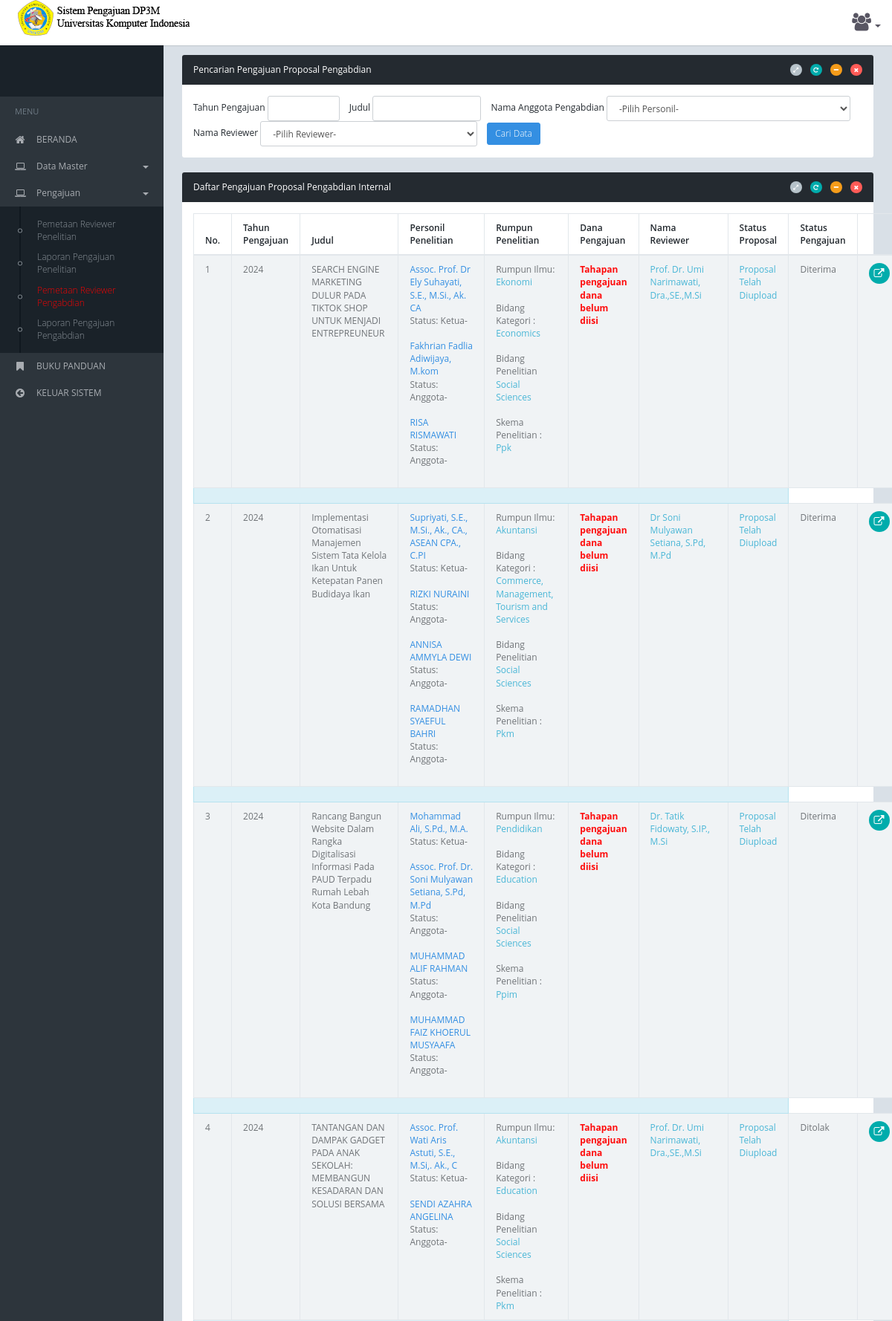
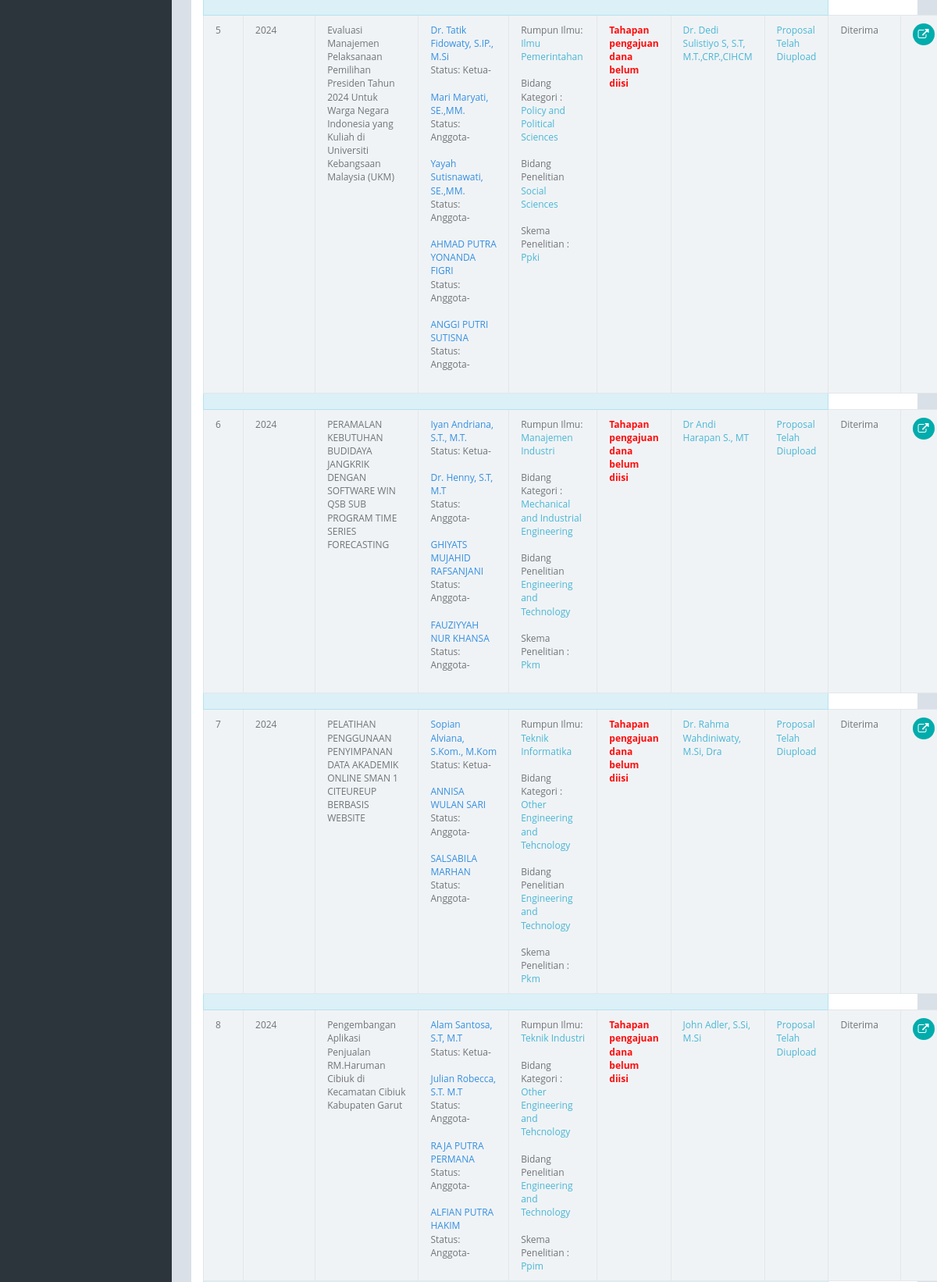
Page /view.php?menu=pengajuan&act=daftar_pengajuan_pengabdian (signed in, upper part) on the committed database (2 pictures, top to bottom).
### tables this page shows
CREATE TABLE `pengajuan_pengabdian` (
  `idx_pengabdian` bigint(20) NOT NULL AUTO_INCREMENT,
  `judul_pengabdian` varchar(300) DEFAULT NULL,
  `dekripsi_pengabdian` text DEFAULT NULL,
  `id_ref_kelompok_bidang` varchar(50) DEFAULT NULL,
  `id_ref_kategori_bidang` varchar(50) DEFAULT NULL,
  `id_ref_bidang_penelitian` varchar(50) DEFAULT NULL,
  `nip_pengisi` varchar(50) DEFAULT NULL,
  `nama_pengisi` varchar(100) DEFAULT NULL,
  `email_pengisi` varchar(50) DEFAULT NULL,
  `tahun_pengajuan` varchar(10) DEFAULT NULL,
  `semester_pengajuan` varchar(10) DEFAULT NULL,
  `status_pengajuan` enum('diperiksa','diterima','ditolak') DEFAULT NULL,
  `dokumen_proposal` varchar(50) DEFAULT NULL,
  `skema` varchar(50) DEFAULT NULL,
  `mitra` varchar(250) DEFAULT NULL,
  `tingkat_penyelenggaraan` varchar(50) DEFAULT NULL,
  `tempat_pelaksanaan` varchar(200) DEFAULT NULL,
  `luaran` varchar(200) DEFAULT NULL,
  `tgl_awal_pelaksanaan` date DEFAULT NULL,
  `tgl_akhir_pelaksanaan` date DEFAULT NULL,
  `nama_mitra` varchar(250) DEFAULT NULL,
  `alamat_mitra` text DEFAULT NULL,
  `penanggung_jawab` varchar(400) DEFAULT NULL,
  `id_ref_sumber_dana` varchar(40) DEFAULT NULL,
  `nilai_keseluruhan_proposal` varchar(5) DEFAULT NULL,
  `tgl_insert` datetime DEFAULT NULL,
  `tgl_update` datetime DEFAULT NULL,
  `nip_reviewer` varchar(50) DEFAULT NULL,
  `nip_pengisi_reviewer` varchar(30) DEFAULT NULL,
  `catatan_reviewer` text DEFAULT NULL,
  `validasi_proposal_pengguna` enum('y') DEFAULT NULL,
  `tgl_validasi_proposal_pengguna` datetime DEFAULT NULL,
  `dokumen_lembar_pengesahan` varchar(50) DEFAULT NULL,
  `dokumen_lembar_mitra` varchar(50) DEFAULT NULL,
  `dokumen_laporan_kemajuan` varchar(50) DEFAULT NULL,
  `tgl_upload_dokumen_laporan_kemajuan` datetime DEFAULT NULL,
  `nilai_laporan_kemajuan` varchar(5) DEFAULT NULL,
  `catatan_reviewer_kemajuan` text DEFAULT NULL,
  PRIMARY KEY (`idx_pengabdian`) USING BTREE,
  KEY `dokumen_proposal` (`dokumen_proposal`) USING BTREE
);

CREATE TABLE `pengajuan_anggota_pengabdian` (
  `idx_anggota_pengabdian` bigint(20) NOT NULL AUTO_INCREMENT,
  `nip_anggota` varchar(50) DEFAULT NULL,
  `nama_peneliti` varchar(50) DEFAULT NULL,
  `status_peneliti` varchar(50) DEFAULT NULL,
  `keterangan` varchar(50) DEFAULT NULL,
  `prodi_dosen_luar` varchar(50) DEFAULT NULL,
  `universitas_dosen_luar` varchar(50) DEFAULT NULL,
  `idx_pengabdian` bigint(20) DEFAULT NULL,
  `tgl_insert` datetime DEFAULT NULL,
  `tgl_update` datetime DEFAULT NULL,
  `nip_pengisi` varchar(50) DEFAULT NULL,
  PRIMARY KEY (`idx_anggota_pengabdian`) USING BTREE
);

CREATE TABLE `ref_kelompok_bidang` (
  `id` smallint(5) unsigned NOT NULL AUTO_INCREMENT,
  `nama` varchar(255) NOT NULL,
  `uuid` varchar(255) DEFAULT NULL,
  PRIMARY KEY (`id`) USING BTREE,
  UNIQUE KEY `UniqId` (`uuid`) USING BTREE
);

CREATE TABLE `ref_bidang_penelitian_simlitabmas` (
  `kode_bidang_penelitian_simlitabmas` smallint(6) NOT NULL,
  `nama` varchar(255) DEFAULT NULL,
  `kode_alt` varchar(6) DEFAULT NULL,
  `kode_kategori_bidang_penelitian_simlitabmas` tinyint(4) DEFAULT NULL,
  PRIMARY KEY (`kode_bidang_penelitian_simlitabmas`) USING BTREE
);

CREATE TABLE `ref_kategori_bidang_penelitian_simlitabmas` (
  `kode_kategori_bidang_penelitian_simlitabmas` tinyint(4) NOT NULL AUTO_INCREMENT,
  `nama` varchar(255) DEFAULT NULL,
  PRIMARY KEY (`kode_kategori_bidang_penelitian_simlitabmas`) USING BTREE
);

CREATE TABLE `reviewer` (
  `nip_reviewer` varchar(50) NOT NULL,
  `nama_reviewer` varchar(50) DEFAULT NULL,
  `status` varchar(50) DEFAULT NULL,
  `login_terakhir` datetime DEFAULT NULL,
  `random_id` bigint(20) DEFAULT NULL,
  PRIMARY KEY (`nip_reviewer`) USING BTREE
);

### module/pengajuan/frm_tampil_pengajuan_pengabdian.php (the view, shortened to what the rows shown need)
<div class="row">
    <div class="col-md-12">
<div class="row">
    <div class="col-12">
        <div class="panel panel-inverse">
            <div class="panel-body">
                <table id="example" class="table table-striped table-bordered">
                    <thead>
                       <tr><th width="5%">No.</th><th width="10%">Tahun Pengajuan</th><th width="20%">Judul</th><th>Personil Penelitian</th><th>Rumpun Penelitian</th><th>Dana Pengajuan</th><th>Nama Reviewer</th><th>Status Proposal</th><th>Status Pengajuan</th><th>&nbsp;</th></tr>
                    </thead>
                    <tbody>
                       <?php
                     $sql_data_master=mysqli_query($server1,"SELECT
                                              a.idx_pengabdian,
                                              a.judul_pengabdian,
                                              a.dekripsi_pengabdian,
                                              a.id_ref_kelompok_bidang,
                                              a.id_ref_kategori_bidang,
                                              a.id_ref_bidang_penelitian,
                                              a.nip_pengisi,
                                              a.nama_pengisi,
                                              a.email_pengisi,
                                              a.tahun_pengajuan,
                                              a.semester_pengajuan,
                                              a.status_pengajuan,
                                              a.dokumen_proposal,
                                              a.tgl_insert,
                                              a.tgl_update,
                                              a.nip_reviewer,
                                              a.skema,
                                              a.nip_pengisi_reviewer,
                                              b.nama AS nama_rumpun_ilmu,
                                              c.nama AS nama_kategori_penelitian,
                                              d.nama AS nama_bidang_penelitian,
                                              reviewer.nama_reviewer
                                              FROM
                                              pengajuan_pengabdian AS a
                                              INNER JOIN ref_kelompok_bidang AS b
                                              INNER JOIN ref_bidang_penelitian_simlitabmas AS c
                                              INNER JOIN ref_kategori_bidang_penelitian_simlitabmas AS d ON a.id_ref_kelompok_bidang = b.id AND a.id_ref_bidang_penelitian = c.kode_bidang_penelitian_simlitabmas AND a.id_ref_kategori_bidang = d.kode_kategori_bidang_penelitian_simlitabmas
                                              LEFT JOIN reviewer ON reviewer.nip_reviewer = a.nip_reviewer
                                              WHERE tahun_pengajuan= YEAR(CURDATE())
                                                                   ");
                     $no=1;
                     while($r=mysqli_fetch_array($sql_data_master))
                     {
                        $idx_enc=my_simple_crypt($r['idx_pengabdian'], 'e' );
                        ?>
                        <tr id=tr<?php echo $idx_enc;?>>
                            <td><?php echo $no;?></td>
                            <td><?php echo $r['tahun_pengajuan'];?></td>
                            <td><?php echo $r['judul_pengabdian'];?></td>
                            <td>
                                <?php
                                    $sql_anggota=mysqli_query($server1,"
                                                             SELECT
                                                              *
                                                            FROM
                                                            lppm2020.pengajuan_anggota_pengabdian a
                                                            LEFT JOIN
                                                            `integrasi`.`karyawan` b
                                                            ON a.`nip_anggota` = b.`nip`
                                                            WHERE a.`idx_pengabdian`=".$r['idx_pengabdian']." order by a.status_peneliti desc");
                                        $jumlah_anggota=mysqli_num_rows($sql_anggota);
                                        if ($jumlah_anggota>0)
                                        {
                                             while($r_anggota=mysqli_fetch_array($sql_anggota))
                                             {
                                                ?>
                                                  <span class="text-primary"><?php echo $r_anggota['nama_peneliti'];?></span>
                                                  <br>Status: <?php echo $r_anggota['status_peneliti']."-".$r_anggota['hp'];?> <br><br>
                                                <?php
                                             }
                                        }
                                        else
                                        {
                                                ?>
                                                <span class="blink"><font color="red"><b>Tahapan peneliti belum diisi</b></font></span>
                                                <?php
                                        }
                                ?>
                             </td>
                           <td>
                                Rumpun Ilmu: <span class="text-info"><?php echo $r['nama_rumpun_ilmu'];?></span><br>
                                <br>Bidang Kategori : <span class="text-info"><?php echo $r['nama_kategori_penelitian'];?></span><br>
                                <br>Bidang Penelitian <span class="text-info"><?php echo $r['nama_bidang_penelitian'];?></span><br><br>Skema Penelitian : <span class="text-info"><?php echo ucwords($r['skema']);?></span>
                            </td>
                            <td style="text-align: left">
                                <?php
                                    $sql_dana=mysqli_query($server1,"SELECT
                                                            *,SUM(nominal_dana_pengajuan) AS jumlah_pengajuan
                                                            FROM
                                                            `pengajuan_dana_pengabdian`
                                                            WHERE `idx_pengabdian` = ".$r['idx_pengabdian']."
                                                            GROUP BY `idx_pengabdian`");
                                        $jumlah_dana=mysqli_num_rows($sql_dana);
                                        if ($jumlah_dana>0)
                                        {
                                             while($r_dana=mysqli_fetch_array($sql_dana))
                                             {
                                                ?>Rp. <?php echo rupiah($r_dana['jumlah_pengajuan']);?>
                                                <?php
                                             }
                                        }
                                        else
                                        {
                                               ?>
                                                <span class="blink"><font color="red"><b>Tahapan pengajuan dana belum diisi</b></font></span>
                                                <?php
                                        }
                                ?>
                            </td>
                            <?php
                               if ($r['nip_reviewer']!='')
                              {
                                ?>
                                <td><span class="text-info"><?php echo $r['nama_reviewer'];?></span>
                                <?php
                              }
                              else
                              {
                                ?>
                                <td><span class="blink"><font color="red"><b>Operator Belum Mengisi</span></b></font>
                                <?php
                              }
                            ?>
                            <?php
                               if ($r['dokumen_proposal']!='')
                              {
                                ?>
                                <td><span class="text-info">Proposal Telah Diupload</span>
                                <?php
                              }
                              else
                              {
                                ?>
                                <td><span class="blink"><font color="red"><b>Pengusul Belum Upload Proposal</span></b></font>
                                <?php
                              }
                            ?>
                            <?php
                               if ($r['status_pengajuan']!='')
                              {
                                ?>
                                <td><span class="text-bold"><?php echo ucfirst($r['status_pengajuan']);?></span>
                                <?php
                              }
                              else
                              {
                                ?>
                                <td><span class="blink"><font color="red"><b>Diajukan</b></blink></span>
                                <?php
                              }
                            ?>
                            </td>
                             <td>
                                <button type="button" class="btn btn-success btn-icon btn-circle" data-toggle="modal" data-target="#pengajuan-pemetaan-reviewer_pengabdian"  id=<?php echo "pemetaan_reviewer|".$idx_enc?>><i class="fa fa-external-link"></i></button>
                        </tr>
                        <td colspan="8" class="info"></td>
                        <?php
                        $no++;
                     }
                        ?>
						</tbody>
					</table>
            </div>
        </div>
    </div>
</div>

### rows in the picture
pengajuan_pengabdian: tahun_pengajuan "2024", judul_pengabdian "SEARCH ENGINE MARKETING DULUR PADA TIKTOK SHOP UNTUK MENJADI ENTREPREUNEUR", id_ref_kelompok_bidang.nama "Ekonomi", ref_bidang_penelitian_simlitabmas.nama "Economics", ref_kategori_bidang_penelitian_simlitabmas.nama "Social Sciences", skema "Ppk", reviewer.nama_reviewer "Prof. Dr. Umi Narimawati, Dra.,SE.,M.Si", shows "Proposal Telah Diupload", status_pengajuan "Diterima"
pengajuan_anggota_pengabdian: nama_peneliti "Assoc. Prof. Dr Ely Suhayati, S.E., M.Si., Ak. CA", status_peneliti "Ketua"
pengajuan_anggota_pengabdian: nama_peneliti "Fakhrian Fadlia Adiwijaya, M.kom", status_peneliti "Anggota"
pengajuan_anggota_pengabdian: nama_peneliti "RISA RISMAWATI", status_peneliti "Anggota"
pengajuan_pengabdian: tahun_pengajuan "2024", judul_pengabdian "Implementasi Otomatisasi Manajemen Sistem Tata Kelola Ikan Untuk Ketepatan Panen Budidaya Ikan", id_ref_kelompok_bidang.nama "Akuntansi", ref_bidang_penelitian_simlitabmas.nama "Commerce, Management, Tourism and Services", ref_kategori_bidang_penelitian_simlitabmas.nama "Social Sciences", skema "Pkm", reviewer.nama_reviewer "Dr Soni Mulyawan Setiana, S.Pd, M.Pd", shows "Proposal Telah Diupload", status_pengajuan "Diterima"
pengajuan_anggota_pengabdian: nama_peneliti "Supriyati, S.E., M.Si., Ak., CA., ASEAN CPA., C.PI", status_peneliti "Ketua"
pengajuan_anggota_pengabdian: nama_peneliti "RIZKI NURAINI", status_peneliti "Anggota"
pengajuan_anggota_pengabdian: nama_peneliti "ANNISA AMMYLA DEWI", status_peneliti "Anggota"
pengajuan_anggota_pengabdian: nama_peneliti "RAMADHAN SYAEFUL BAHRI", status_peneliti "Anggota"
pengajuan_pengabdian: tahun_pengajuan "2024", judul_pengabdian "Rancang Bangun Website Dalam Rangka Digitalisasi Informasi Pada PAUD Terpadu Rumah Lebah Kota Bandung", id_ref_kelompok_bidang.nama "Pendidikan", ref_bidang_penelitian_simlitabmas.nama "Education", ref_kategori_bidang_penelitian_simlitabmas.nama "Social Sciences", skema "Ppim", reviewer.nama_reviewer "Dr. Tatik Fidowaty, S.IP., M.Si", shows "Proposal Telah Diupload", status_pengajuan "Diterima"
pengajuan_anggota_pengabdian: nama_peneliti "Mohammad Ali, S.Pd., M.A.", status_peneliti "Ketua"
pengajuan_anggota_pengabdian: nama_peneliti "Assoc. Prof. Dr. Soni Mulyawan Setiana, S.Pd, M.Pd", status_peneliti "Anggota"
pengajuan_anggota_pengabdian: nama_peneliti "MUHAMMAD ALIF RAHMAN", status_peneliti "Anggota"
pengajuan_anggota_pengabdian: nama_peneliti "MUHAMMAD FAIZ KHOERUL MUSYAAFA", status_peneliti "Anggota"
pengajuan_pengabdian: tahun_pengajuan "2024", judul_pengabdian "TANTANGAN DAN DAMPAK GADGET PADA ANAK SEKOLAH: MEMBANGUN KESADARAN DAN SOLUSI BERSAMA", id_ref_kelompok_bidang.nama "Akuntansi", ref_bidang_penelitian_simlitabmas.nama "Education", ref_kategori_bidang_penelitian_simlitabmas.nama "Social Sciences", skema "Pkm", reviewer.nama_reviewer "Prof. Dr. Umi Narimawati, Dra.,SE.,M.Si", shows "Proposal Telah Diupload", status_pengajuan "Ditolak"
pengajuan_anggota_pengabdian: nama_peneliti "Assoc. Prof. Wati Aris Astuti, S.E., M.Si,. Ak., C", status_peneliti "Ketua"
pengajuan_anggota_pengabdian: nama_peneliti "SENDI AZAHRA ANGELINA", status_peneliti "Anggota"
pengajuan_pengabdian: tahun_pengajuan "2024", judul_pengabdian "Evaluasi Manajemen Pelaksanaan Pemilihan Presiden Tahun 2024 Untuk Warga Negara Indonesia yang Kuliah di Universiti Kebangsaan Malaysia (UKM)", id_ref_kelompok_bidang.nama "Ilmu Pemerintahan", ref_bidang_penelitian_simlitabmas.nama "Policy and Political Sciences", ref_kategori_bidang_penelitian_simlitabmas.nama "Social Sciences", skema "Ppki", reviewer.nama_reviewer "Dr. Dedi Sulistiyo S, S.T, M.T.,CRP.,CIHCM", shows "Proposal Telah Diupload", status_pengajuan "Diterima"
pengajuan_anggota_pengabdian: nama_peneliti "Dr. Tatik Fidowaty, S.IP., M.Si", status_peneliti "Ketua"
pengajuan_anggota_pengabdian: nama_peneliti "Mari Maryati, SE.,MM.", status_peneliti "Anggota"
pengajuan_anggota_pengabdian: nama_peneliti "Yayah Sutisnawati, SE.,MM.", status_peneliti "Anggota"
pengajuan_anggota_pengabdian: nama_peneliti "AHMAD PUTRA YONANDA FIGRI", status_peneliti "Anggota"
pengajuan_anggota_pengabdian: nama_peneliti "ANGGI PUTRI SUTISNA", status_peneliti "Anggota"
pengajuan_pengabdian: tahun_pengajuan "2024", judul_pengabdian "PERAMALAN KEBUTUHAN BUDIDAYA JANGKRIK DENGAN SOFTWARE WIN QSB SUB PROGRAM TIME SERIES FORECASTING", id_ref_kelompok_bidang.nama "Manajemen Industri", ref_bidang_penelitian_simlitabmas.nama "Mechanical and Industrial Engineering", ref_kategori_bidang_penelitian_simlitabmas.nama "Engineering and Technology", skema "Pkm", reviewer.nama_reviewer "Dr Andi Harapan S., MT", shows "Proposal Telah Diupload", status_pengajuan "Diterima"
pengajuan_anggota_pengabdian: nama_peneliti "Iyan Andriana, S.T., M.T.", status_peneliti "Ketua"
pengajuan_anggota_pengabdian: nama_peneliti "Dr. Henny, S.T, M.T", status_peneliti "Anggota"
pengajuan_anggota_pengabdian: nama_peneliti "GHIYATS MUJAHID RAFSANJANI", status_peneliti "Anggota"
pengajuan_anggota_pengabdian: nama_peneliti "FAUZIYYAH NUR KHANSA", status_peneliti "Anggota"
pengajuan_pengabdian: tahun_pengajuan "2024", judul_pengabdian "PELATIHAN PENGGUNAAN PENYIMPANAN DATA AKADEMIK ONLINE SMAN 1 CITEUREUP BERBASIS WEBSITE", id_ref_kelompok_bidang.nama "Teknik Informatika", ref_bidang_penelitian_simlitabmas.nama "Other Engineering and Tehcnology", ref_kategori_bidang_penelitian_simlitabmas.nama "Engineering and Technology", skema "Pkm", reviewer.nama_reviewer "Dr. Rahma Wahdiniwaty, M.Si, Dra", shows "Proposal Telah Diupload", status_pengajuan "Diterima"
pengajuan_anggota_pengabdian: nama_peneliti "Sopian Alviana, S.Kom., M.Kom", status_peneliti "Ketua"
pengajuan_anggota_pengabdian: nama_peneliti "ANNISA WULAN SARI", status_peneliti "Anggota"
pengajuan_anggota_pengabdian: nama_peneliti "SALSABILA MARHAN", status_peneliti "Anggota"
pengajuan_pengabdian: tahun_pengajuan "2024", judul_pengabdian "Pengembangan Aplikasi Penjualan RM.Haruman Cibiuk di Kecamatan Cibiuk Kabupaten Garut", id_ref_kelompok_bidang.nama "Teknik Industri", ref_bidang_penelitian_simlitabmas.nama "Other Engineering and Tehcnology", ref_kategori_bidang_penelitian_simlitabmas.nama "Engineering and Technology", skema "Ppim", reviewer.nama_reviewer "John Adler, S.Si, M.Si", shows "Proposal Telah Diupload", status_pengajuan "Diterima"
pengajuan_anggota_pengabdian: nama_peneliti "Alam Santosa, S.T, M.T", status_peneliti "Ketua"
pengajuan_anggota_pengabdian: nama_peneliti "Julian Robecca, S.T. M.T", status_peneliti "Anggota"
pengajuan_anggota_pengabdian: nama_peneliti "RAJA PUTRA PERMANA", status_peneliti "Anggota"
pengajuan_anggota_pengabdian: nama_peneliti "ALFIAN PUTRA HAKIM", status_peneliti "Anggota"
